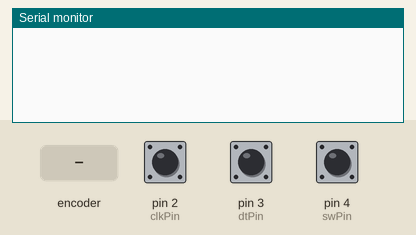
This sketch was run on a simulated Arduino Uno, built with avr-gcc and run on an emulated ATmega328P. Parts: the last lines printed to the serial monitor. The test bench sets the inputs (shaded band); at power-on: pin 4 (swPin) HIGH, pin 2 (clkPin) HIGH, pin 3 (dtPin) HIGH.

Above: at 1.2 s.
1.3 s: rotary encoder on pin 2 (clkPin) / pin 3 (dtPin) turned 1 step (first pin leading)
At 2.6 s:
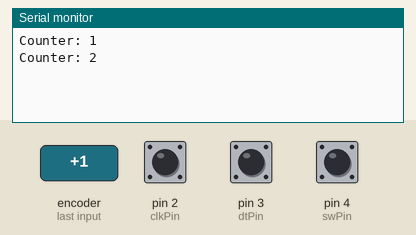
3.0 s: pin 4 (swPin) pulled LOW for 0.15 s
At 4.2 s:
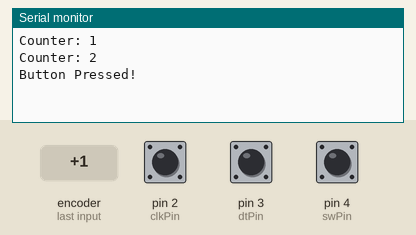
4.6 s: rotary encoder on pin 2 (clkPin) / pin 3 (dtPin) turned 1 step (first pin leading)
At 5.1 s:
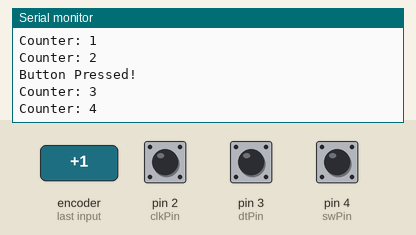
Timing chart, 0 to 7.6 s (numbered marks = the images above; inputs shaded):
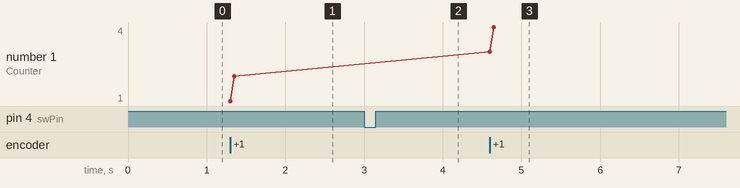

The sketch:

rotary-encoder.ino
```cpp
// Pin definitions
const int clkPin = 2;
const int dtPin = 3;
const int swPin = 4;

int counter = 0; // To store the encoder position
int currentStateClk;
int lastStateClk;
int buttonState;

unsigned long lastDebounceTime = 0;
unsigned long debounceDelay = 5; // 5 milliseconds debounce time

void setup() {
  // Set pins as input
  pinMode(clkPin, INPUT);
  pinMode(dtPin, INPUT);
  pinMode(swPin, INPUT_PULLUP); // Button with pull-up

  // Initialize serial communication
  Serial.begin(9600);

  // Read the initial state of the CLK
  lastStateClk = digitalRead(clkPin);
}

void loop() {
  // Read the current state of the CLK
  currentStateClk = digitalRead(clkPin);

  // Only act if the state has changed (rotation detected)
  if (currentStateClk != lastStateClk) {
    // Debouncing - add a small delay to avoid noise
    if (millis() - lastDebounceTime > debounceDelay) {
      // Check the DT pin to determine direction
      if (digitalRead(dtPin) != currentStateClk) {
        counter++;
      } else {
        counter--;
      }

      // Print the current counter value
      Serial.print("Counter: ");
      Serial.println(counter);

      // Update debounce time
      lastDebounceTime = millis();
    }
  }

  // Update lastStateClk
  lastStateClk = currentStateClk;

  // Read the state of the button (SW pin)
  buttonState = digitalRead(swPin);

  // If button is pressed (LOW state), print a message
  if (buttonState == LOW) {
    Serial.println("Button Pressed!");
    delay(200); // Debounce delay for button
  }
}
```

Measured:
- after the input at 1.3 s, the serial monitor: prints a new line at once (image 1)
- after the input at 3.0 s, the serial monitor: prints a new line at once (image 2)
- after the input at 4.6 s, the serial monitor: prints a new line at once (image 3)
- plotted number 1: 2 → 4 after the input at 4.6 s
